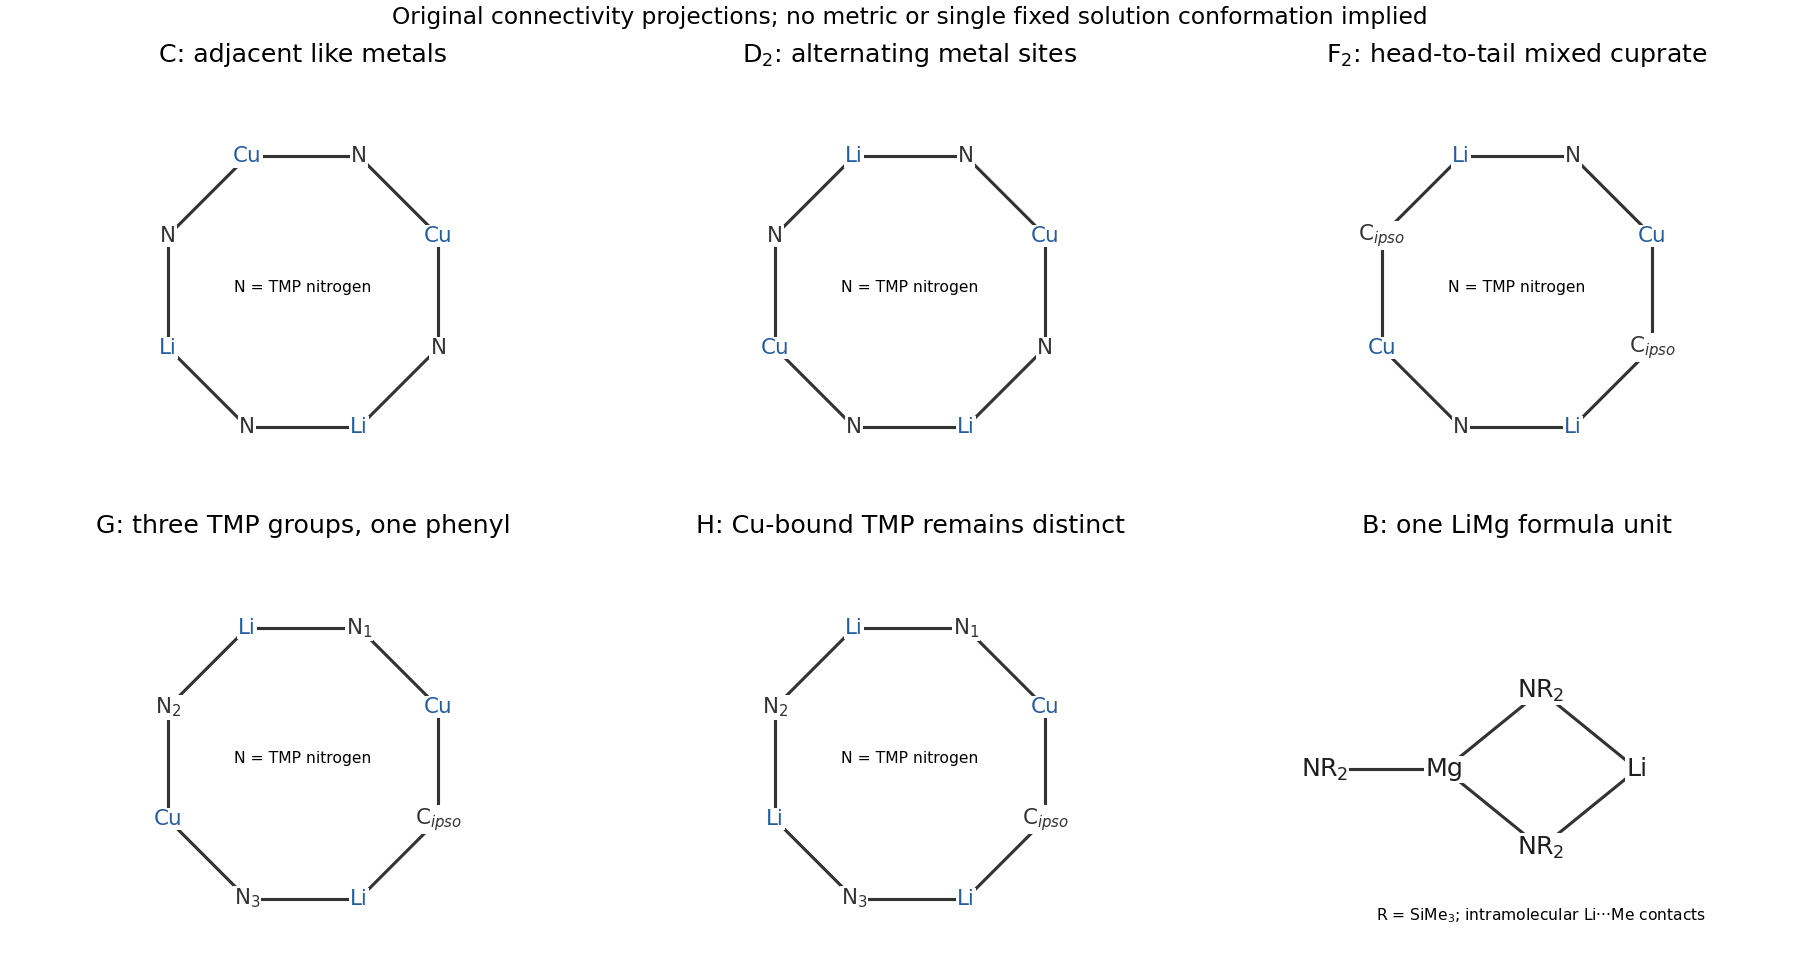

Recreate this plot in Python.
"""Original explanatory figure. Python 3.14, numpy 2.3.5, matplotlib 3.10.7.
Run through the root Makefile; the PNG basename is written to the current directory.
"""
from pathlib import Path
import sys
sys.path.insert(0,str(Path(__file__).resolve().parents[2]))
import numpy as np
import matplotlib.pyplot as plt
from matplotlib.patches import Circle, Polygon
from tools.chemistry_diagram import bond, atom, ring, wedge, curly, flow, finish, save
plt.rcParams.update({'font.size':10,'axes.spines.top':False,'axes.spines.right':False})
fig,axs=plt.subplots(2,3,figsize=(13,7),layout='constrained')
def cycle(a,labels,title):
 t=np.arange(8)*np.pi/4+np.pi/8;p=np.column_stack([1.25*np.cos(t),1.25*np.sin(t)]);ring(a,p)
 for xy,label in zip(p,labels):atom(a,xy,label,11,color='#245c9f' if 'Cu' in label or 'Li' in label else '0.2')
 a.text(0,0,'N = TMP nitrogen',ha='center',fontsize=8);finish(a,(-2,2),(-1.8,1.8),title)
cycle(axs[0,0],['Cu','N','Cu','N','Li','N','Li','N'],'C: adjacent like metals')
cycle(axs[0,1],['Cu','N','Li','N','Cu','N','Li','N'],r'D$_2$: alternating metal sites')
cycle(axs[0,2],['Cu','N','Li',r'C$_{ipso}$','Cu','N','Li',r'C$_{ipso}$'],r'F$_2$: head-to-tail mixed cuprate')
cycle(axs[1,0],['Cu',r'N$_1$','Li',r'N$_2$','Cu',r'N$_3$','Li',r'C$_{ipso}$'],'G: three TMP groups, one phenyl')
cycle(axs[1,1],['Cu',r'N$_1$','Li',r'N$_2$','Li',r'N$_3$','Li',r'C$_{ipso}$'],'H: Cu-bound TMP remains distinct')
a=axs[1,2];p=np.array([[-.8,0],[0,.65],[.8,0],[0,-.65]]);ring(a,p);atom(a,p[0],'Mg');atom(a,p[1],r'NR$_2$');atom(a,p[2],'Li');atom(a,p[3],r'NR$_2$');bond(a,p[0],[-1.6,0]);atom(a,[-1.8,0],r'NR$_2$');a.text(0,-1.25,r'R = SiMe$_3$; intramolecular Li···Me contacts',ha='center',fontsize=8);finish(a,(-2.4,2.0),(-1.7,1.8),'B: one LiMg formula unit')
fig.suptitle('Original connectivity projections; no metric or single fixed solution conformation implied',fontsize=12)
save(fig,'paper-2-amidometal-aggregates.png')
